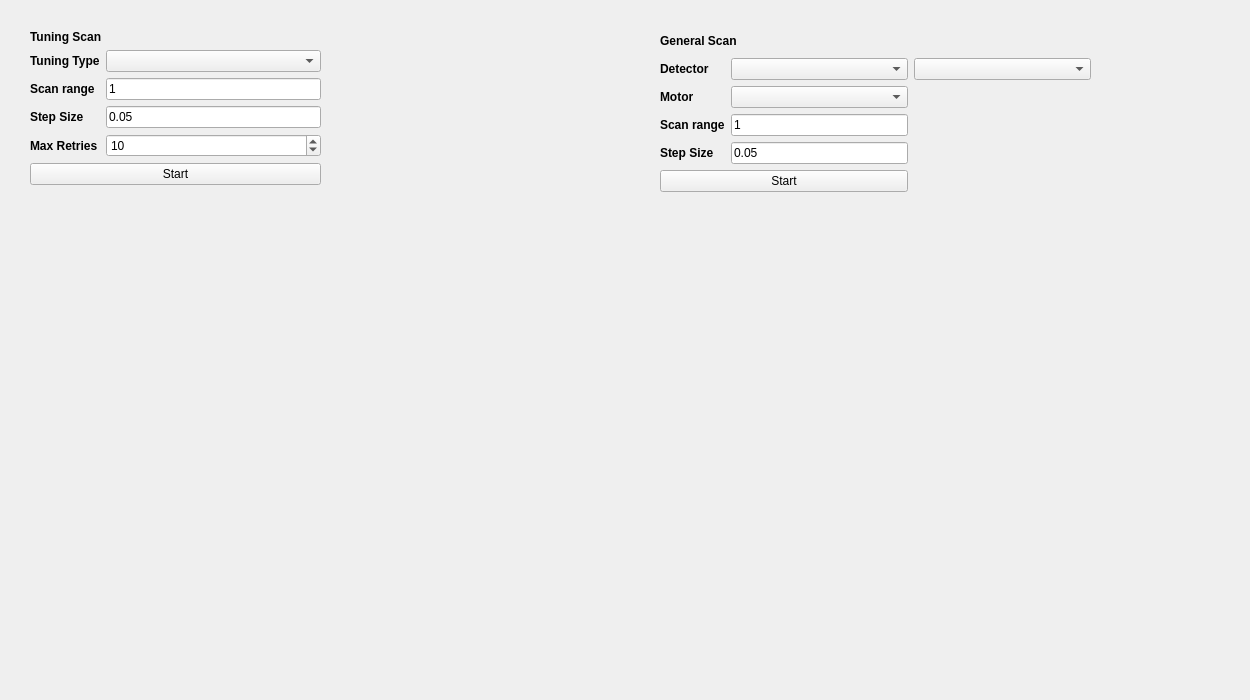
    <widget class="QWidget" name="tab_5">
     <attribute name="title">
      <string>Scan / Tune</string>
     </attribute>
     <widget class="QWidget" name="verticalLayoutWidget_5">
      <property name="geometry">
       <rect>
        <x>20</x>
        <y>200</y>
        <width>591</width>
        <height>491</height>
       </rect>
      </property>
      <layout class="QVBoxLayout" name="plot_tune"/>
     </widget>
     <widget class="QWidget" name="formLayoutWidget">
      <property name="geometry">
       <rect>
        <x>30</x>
        <y>30</y>
        <width>291</width>
        <height>162</height>
       </rect>
      </property>
      <layout class="QFormLayout" name="formLayout">
       <item row="2" column="0">
        <widget class="QLabel" name="label_59">
         <property name="font">
          <font>
           <weight>75</weight>
           <bold>true</bold>
          </font>
         </property>
         <property name="text">
          <string>Scan range</string>
         </property>
        </widget>
       </item>
       <item row="3" column="0">
        <widget class="QLabel" name="label_60">
         <property name="font">
          <font>
           <weight>75</weight>
           <bold>true</bold>
          </font>
         </property>
         <property name="text">
          <string>Step Size</string>
         </property>
        </widget>
       </item>
       <item row="2" column="1">
        <widget class="QLineEdit" name="edit_tune_range">
         <property name="text">
          <string>1</string>
         </property>
        </widget>
       </item>
       <item row="3" column="1">
        <widget class="QLineEdit" name="edit_tune_step">
         <property name="text">
          <string>0.05</string>
         </property>
        </widget>
       </item>
       <item row="5" column="0" colspan="2">
        <widget class="QPushButton" name="push_tune">
         <property name="text">
          <string>Start</string>
         </property>
        </widget>
       </item>
       <item row="1" column="0">
        <widget class="QLabel" name="label_38">
         <property name="font">
          <font>
           <weight>75</weight>
           <bold>true</bold>
          </font>
         </property>
         <property name="text">
          <string>Tuning Type</string>
         </property>
        </widget>
       </item>
       <item row="1" column="1">
        <widget class="QComboBox" name="comboBox_4">
         <property name="sizePolicy">
          <sizepolicy hsizetype="Expanding" vsizetype="Fixed">
           <horstretch>0</horstretch>
           <verstretch>0</verstretch>
          </sizepolicy>
         </property>
        </widget>
       </item>
       <item row="4" column="0">
        <widget class="QLabel" name="label_61">
         <property name="font">
          <font>
           <weight>75</weight>
           <bold>true</bold>
          </font>
         </property>
         <property name="text">
          <string>Max Retries</string>
         </property>
        </widget>
       </item>
       <item row="4" column="1">
        <widget class="QSpinBox" name="spinBox_tune_retries">
         <property name="value">
          <number>10</number>
         </property>
        </widget>
       </item>
       <item row="0" column="0" colspan="2">
        <widget class="QLabel" name="label_112">
         <property name="font">
          <font>
           <weight>75</weight>
           <bold>true</bold>
          </font>
         </property>
         <property name="text">
          <string>Tuning Scan</string>
         </property>
        </widget>
       </item>
      </layout>
     </widget>
     <widget class="QWidget" name="verticalLayoutWidget_10">
      <property name="geometry">
       <rect>
        <x>650</x>
        <y>200</y>
        <width>591</width>
        <height>491</height>
       </rect>
      </property>
      <layout class="QVBoxLayout" name="plot_gen_scan"/>
     </widget>
     <widget class="QWidget" name="gridLayoutWidget_3">
      <property name="geometry">
       <rect>
        <x>660</x>
        <y>30</y>
        <width>431</width>
        <height>162</height>
       </rect>
      </property>
      <layout class="QGridLayout" name="gridLayout_8">
       <item row="5" column="0" colspan="2">
        <widget class="QPushButton" name="push_gen_scan">
         <property name="text">
          <string>Start</string>
         </property>
        </widget>
       </item>
       <item row="1" column="0">
        <widget class="QLabel" name="label_108">
         <property name="font">
          <font>
           <weight>75</weight>
           <bold>true</bold>
          </font>
         </property>
         <property name="text">
          <string>Detector</string>
         </property>
        </widget>
       </item>
       <item row="1" column="1">
        <widget class="QComboBox" name="comboBox_gen_det">
         <property name="sizePolicy">
          <sizepolicy hsizetype="Expanding" vsizetype="Fixed">
           <horstretch>0</horstretch>
           <verstretch>0</verstretch>
          </sizepolicy>
         </property>
        </widget>
       </item>
       <item row="2" column="0">
        <widget class="QLabel" name="label_109">
         <property name="font">
          <font>
           <weight>75</weight>
           <bold>true</bold>
          </font>
         </property>
         <property name="text">
          <string>Motor</string>
         </property>
        </widget>
       </item>
       <item row="2" column="1">
        <widget class="QComboBox" name="comboBox_gen_mot">
         <property name="sizePolicy">
          <sizepolicy hsizetype="Expanding" vsizetype="Fixed">
           <horstretch>0</horstretch>
           <verstretch>0</verstretch>
          </sizepolicy>
         </property>
        </widget>
       </item>
       <item row="3" column="0">
        <widget class="QLabel" name="label_110">
         <property name="font">
          <font>
           <weight>75</weight>
           <bold>true</bold>
          </font>
         </property>
         <property name="text">
          <string>Scan range</string>
         </property>
        </widget>
       </item>
       <item row="3" column="1">
        <widget class="QLineEdit" name="edit_gen_range">
         <property name="text">
          <string>1</string>
         </property>
        </widget>
       </item>
       <item row="4" column="0">
        <widget class="QLabel" name="label_111">
         <property name="font">
          <font>
           <weight>75</weight>
           <bold>true</bold>
          </font>
         </property>
         <property name="text">
          <string>Step Size</string>
         </property>
        </widget>
       </item>
       <item row="4" column="1">
        <widget class="QLineEdit" name="edit_gen_step">
         <property name="text">
          <string>0.05</string>
         </property>
        </widget>
       </item>
       <item row="1" column="2">
        <widget class="QComboBox" name="comboBox_gen_detsig">
         <property name="sizePolicy">
          <sizepolicy hsizetype="Expanding" vsizetype="Fixed">
           <horstretch>0</horstretch>
           <verstretch>0</verstretch>
          </sizepolicy>
         </property>
        </widget>
       </item>
       <item row="0" column="0" colspan="3">
        <widget class="QLabel" name="label_107">
         <property name="font">
          <font>
           <weight>75</weight>
           <bold>true</bold>
          </font>
         </property>
         <property name="text">
          <string>General Scan</string>
         </property>
        </widget>
       </item>
      </layout>
     </widget>
    </widget>
